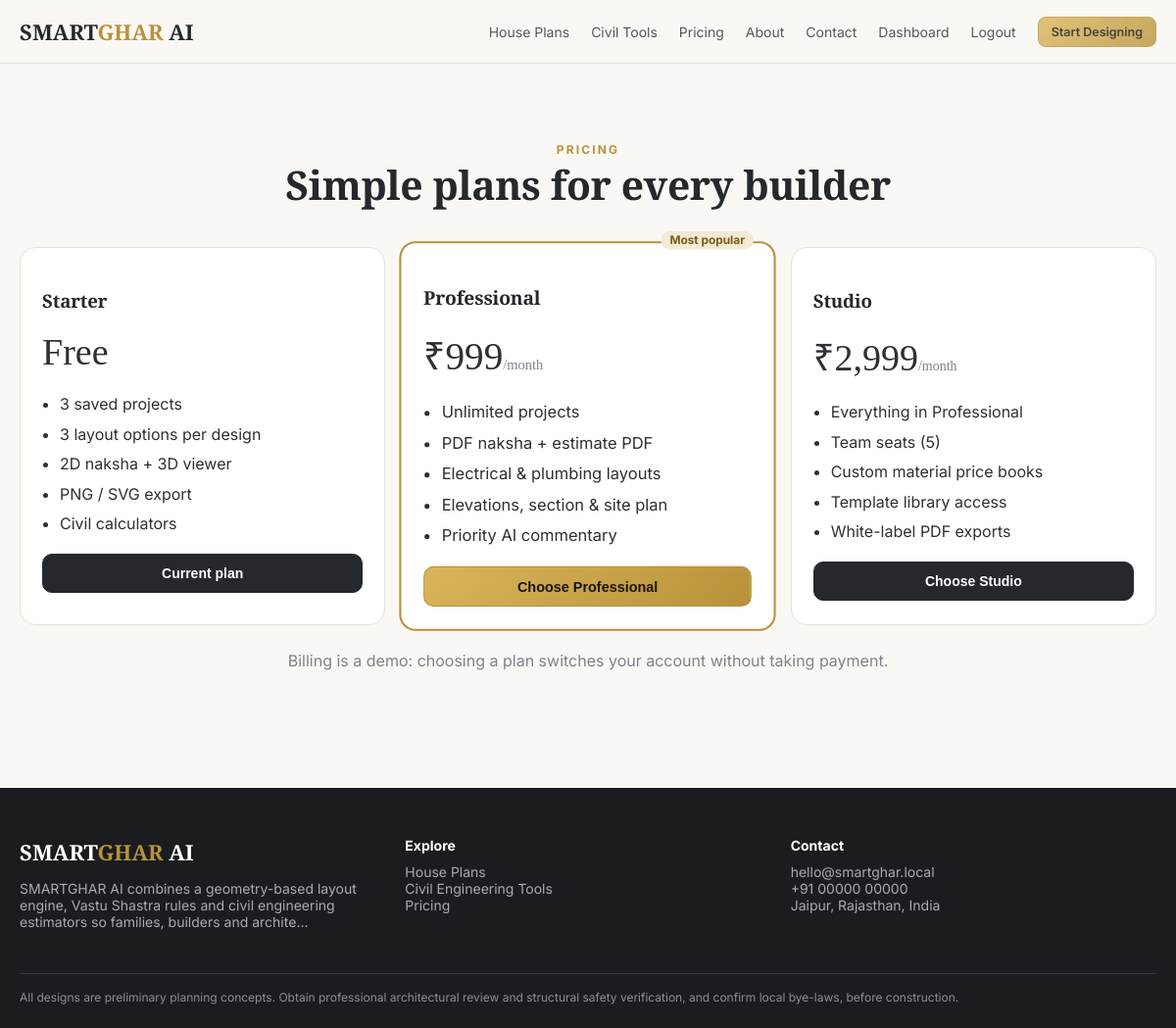
Page /pricing (signed in) on the committed database.
### models.py (models this page shows, shortened)
class User(UserMixin, db.Model):
    __tablename__ = "users"
    id = db.Column(db.Integer, primary_key=True)
    name = db.Column(db.String(120), nullable=False)
    email = db.Column(db.String(190), unique=True, nullable=False, index=True)
    phone = db.Column(db.String(30), default="")
    city = db.Column(db.String(80), default="")
    password_hash = db.Column(db.String(255), nullable=False)
    is_admin = db.Column(db.Boolean, default=False)
    is_active_user = db.Column(db.Boolean, default=True)
    plan = db.Column(db.String(30), default="free")
    created_at = db.Column(db.DateTime, default=datetime.utcnow)
    projects = db.relationship("Project", backref="owner", lazy=True, cascade="all, delete-orphan")
    @property
    def is_active(self):
        return self.is_active_user

### routes/pages.py (the view)
@bp.route("/pricing")
def pricing():
    return render_template("pricing.html", plans=PLANS)

### app.py (called while the page is built)
@login_manager.user_loader
def load_user(uid):
    return db.session.get(User, int(uid))

def site_content():
    try:
        from models import SiteContent
        d = dict(DEFAULT_CONTENT)
        for r in SiteContent.query.all():
            d[r.key] = r.value
        return d
    except Exception:
        return dict(DEFAULT_CONTENT)

### templates/pricing.html
{% extends "base.html" %}{% block title %}Pricing - SMARTGHAR AI{% endblock %}
{% block content %}<section class="s"><div class="container" style="text-align:center"><div class="kicker">Pricing</div><h2>Simple plans for every builder</h2>
<div class="grid g3" style="margin-top:36px;text-align:left">{% for p in plans %}
<div class="card price {{ 'hl' if p.highlight }}">{% if p.highlight %}<span class="tag" style="position:absolute;top:-12px;right:20px">Most popular</span>{% endif %}
<h3>{{ p.name }}</h3><div class="amt">{{ p.price }}<small style="font-size:14px;color:var(--mute)">{{ p.period }}</small></div>
<ul>{% for f in p.features %}<li>{{ f }}</li>{% endfor %}</ul>
{% if current_user.is_authenticated %}<form method="post" action="{{ url_for('pages.subscribe', plan=p.key) }}"><button class="btn {{ 'gold' if p.highlight }}" style="width:100%;justify-content:center">{{ 'Current plan' if current_user.plan==p.key else 'Choose ' + p.name }}</button></form>
{% else %}<a class="btn {{ 'gold' if p.highlight }}" style="width:100%;justify-content:center" href="{{ url_for('auth.register') }}">Get started</a>{% endif %}</div>{% endfor %}</div>
<p class="sub" style="margin:26px auto 0">Billing is a demo: choosing a plan switches your account without taking payment.</p></div></section>{% endblock %}

### static/css/app.css (style rules this page uses)
:root { --gold:#b8923a;--gold2:#d9b45a;--char:#25282d;--char2:#1a1c20;--ink:#2d3036;--mute:#7d838c;--bg:#faf8f4;--card:#fff;--line:#e7e2d8 }
* { box-sizing:border-box }
html { scroll-behavior:smooth }
body { margin:0;font-family:'Inter',system-ui,sans-serif;color:var(--ink);background:var(--bg);-webkit-font-smoothing:antialiased }
h1,h2,h3,.serif { font-family:'Playfair Display',Georgia,serif;color:var(--char);letter-spacing:-.01em }
.container { max-width:1200px;margin:0 auto;padding:0 20px }
.btn { display:inline-flex;align-items:center;gap:8px;padding:11px 22px;border-radius:10px;border:1px solid var(--char);background:var(--char);color:#fff;font-weight:600;font-size:14px;cursor:pointer;text-decoration:none;transition:.25s }
.btn.gold { background:linear-gradient(135deg,var(--gold2),var(--gold));border-color:var(--gold);color:#1b1608 }
.card { background:var(--card);border:1px solid var(--line);border-radius:16px;padding:22px }
.grid { display:grid;gap:20px }
.g3 { grid-template-columns:repeat(3,1fr) }
section.s { padding:80px 0 }
.s h2 { font-size:clamp(28px,3.4vw,42px);margin:0 0 10px }
.sub { color:var(--mute);max-width:640px }
.kicker { color:var(--gold);font-size:12px;letter-spacing:.18em;text-transform:uppercase;font-weight:700 }
.price { position:relative }
.price.hl { border:2px solid var(--gold);transform:scale(1.03) }
.price .amt { font-size:38px;font-family:'Playfair Display',serif }
.price ul { padding-left:18px;color:var(--ink);line-height:1.9 }
.tag { display:inline-block;padding:2px 9px;border-radius:99px;background:#f2ead6;color:#7a5c14;font-size:11.5px;font-weight:700 }

### rows in the picture
User: plan "Current plan" "Choose Professional" "Choose Studio"

### other values in the picture
{{ p.name }} "Starter" "Professional" "Studio"
{{ p.price }} "Free" "₹999" "₹2,999"
{{ f }} "3 saved projects" "3 layout options per design" "2D naksha + 3D viewer" "PNG / SVG export" "Civil calculators" "Unlimited projects" "PDF naksha + estimate PDF" "Electrical & plumbing layouts" "Elevations, section & site plan" "Priority AI commentary" "Everything in Professional" "Team seats (5)" "Custom material price books" "Template library access" "White-label PDF exports"
{{ p.period }} "/month" "/month"
{{ site.about[:140] }} "SMARTGHAR AI combines a geometry-based layout engine, Vastu Shastra rules and civil engineering estimators so families, builders and archite"
{{ site.contact_email }} "hello@smartghar.local"
{{ site.contact_phone }} "+91 00000 00000"
{{ site.contact_address }} "Jaipur, Rajasthan, India"
{{ disclaimer }} "All designs are preliminary planning concepts. Obtain professional architectural review and structural safety verification, and confirm local bye-laws, before construction."
